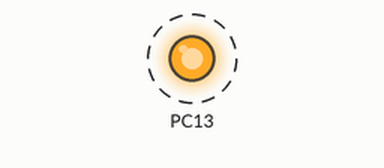
This sketch was run on a simulated STM32 Blue Pill. Shown: output pins drawn as LEDs (lit = HIGH). Dashed ring = blinking.

Above: at 0.2 s.
Timing chart, 0 to 3.5 s (numbered marks = the images above):
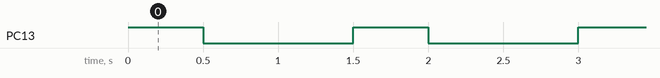

The sketch:

Blue_Blink.ino
```cpp
void setup() {
  // put Blue Pill setup code here, to run once:
  // initialize as an output digital pin PC13, connected to green LED
  pinMode(PC13, OUTPUT);
}

void loop() {
  // put your main code here, to run repeatedly:
  digitalWrite (PC13, HIGH); // turn the LED off by letting PC13 go HIGH
  delay(500);                // wait a half-second
  digitalWrite (PC13, LOW);  // turn the LED on by pulling PC13 LOW
  delay(1000);               // wait for a second
}
```

Measured:
- by itself, PC13: alternates HIGH for 0.50 s and LOW for 1.0 s
